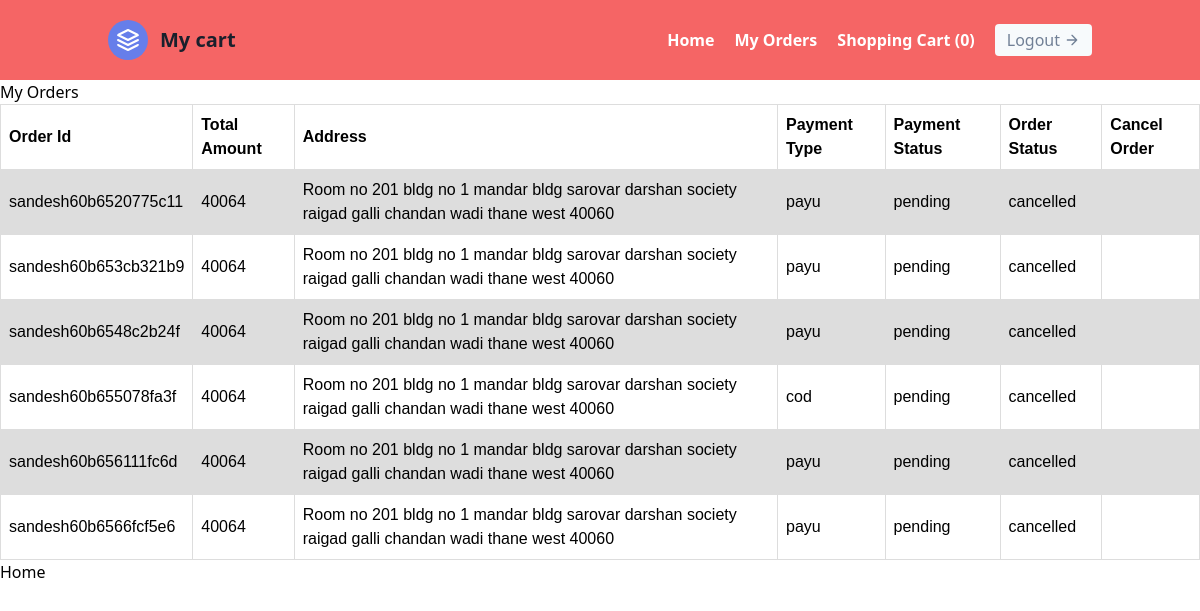
Page /public_html/myorders.php (signed in) on the committed database.
### tables this page shows
CREATE TABLE `orders` (
  `order_id` varchar(100) NOT NULL,
  `user_id` varchar(20) NOT NULL,
  `total_amount` float NOT NULL,
  `address` varchar(100) NOT NULL,
  `payment_type` varchar(20) NOT NULL,
  `payment_status` varchar(20) NOT NULL DEFAULT 'pending',
  `order_status` varchar(20) NOT NULL DEFAULT 'pending',
  `txnid` varchar(100) NOT NULL,
  `mihpayid` varchar(100) NOT NULL,
  `addedon` varchar(20) NOT NULL
);

### public_html/myorders.php (the view, shortened to what this page needs)
<?php
include('connection.php');
$my_orders=mysqli_query($con,"select * from orders where user_id=".$_SESSION['id']);
?>
<!DOCTYPE html>
<html>
<head>
</head>
<body>
<?php include('topnav.php'); ?>
    <h2>My Orders</h2>
    <table>
        <tr>
            <th>Order Id</th>
            <th>Total Amount</th>
            <th>Address</th>
            <th>Payment Type</th>
            <th>Payment Status</th>
            <th>Order Status</th>
            <th>Cancel Order</th>
        </tr>
        <?php while($row=mysqli_fetch_assoc($my_orders)){?>
            <tr>
                <td><?php echo $row['order_id']; ?></td>
                <td><?php echo $row['total_amount']; ?></td>
                <td><?php echo $row['address'];?></td>
                <td><?php echo $row['payment_type'];?></td>
                <td><?php echo $row['payment_status'];
                if($row['payment_status']=='pending'&&$row['payment_type']=='payu'&&$row['order_status']!='cancelled'){
                    echo '&nbsp<a href="insert.php?orderid='.$row['order_id'].'&totalamount='.$row['total_amount'].'&email='.$_SESSION['email'].'&mobile='.$_SESSION['mobile'].'">[Make Online Payment]</a>';
                }?></td>
                <td><?php echo $row['order_status'];?></td>
                <td><?php if($row['order_status']!="cancelled"){echo '<a href="?cancelorder=true&orderid=' . $row['order_id'] . '">Cancel Order</a>';}?></td>
            </tr>
        <?php };
         ?>
    </table>
    <a href="welcome.php">Home</a>
</body>
</html>

### public_html/topnav.php (shortened to what this page needs)
<?php
$in_cart_porducts=mysqli_query($con,"select * from incart where user_id=".$_SESSION['id']);
$count = mysqli_num_rows($in_cart_porducts);
?>
<!DOCTYPE html>
<html lang="en">
<head>
    <link href="https://unpkg.com/tailwindcss@^1.0/dist/tailwind.min.css" rel="stylesheet">
</head>
<body>
    <header class="text-gray-600 body-font bg-red-500">
      <div class="container mx-auto flex flex-wrap p-5 flex-col md:flex-row items-center">
        <a class="flex title-font font-medium items-center text-gray-900 mb-4 md:mb-0">
          <svg xmlns="http://www.w3.org/2000/svg" fill="none" stroke="currentColor" stroke-linecap="round" stroke-linejoin="round" stroke-width="2" class="w-10 h-10 text-white p-2 bg-indigo-500 rounded-full" viewBox="0 0 24 24">
            <path d="M12 2L2 7l10 5 10-5-10-5zM2 17l10 5 10-5M2 12l10 5 10-5"></path>
          </svg>
          <span class="ml-3 text-xl font-extrabold" onclick="openNav()">My cart</span>
        </a>
        <nav class="md:ml-auto flex flex-wrap items-center text-base justify-center">
          <a class="mr-5 hover:text-gray-900 text-white font-extrabold " href="welcome.php">Home</a>
          <a class="mr-5 hover:text-gray-900 text-white font-extrabold " href="myorders.php">My Orders</a>
          <a class="mr-5 hover:text-gray-900 text-white font-extrabold " href="cart.php">Shopping Cart (<span><?php
                                                                                                                            echo $count;
                                                                                                                            ?>)</span></a>
        </nav>
        <?php
        echo '<h3><a href="?logout=1">
      <button class="inline-flex items-center bg-gray-100 border-0 py-1 px-3 focus:outline-none hover:bg-gray-200 rounded text-base mt-4 md:mt-0">Logout
        <svg fill="none" stroke="currentColor" stroke-linecap="round" stroke-linejoin="round" stroke-width="2" class="w-4 h-4 ml-1" viewBox="0 0 24 24">
          <path d="M5 12h14M12 5l7 7-7 7"></path>
        </svg>
      </button>
      </a></h3>';
        ?>
      </div>
    </header>
</body>
</html>

### public_html/myorders.php (style rules this page uses)
table { font-family: arial, sans-serif; border-collapse: collapse; width: 100%; }
td, th { border: 1px solid #dddddd; text-align: left; padding: 8px; }
tr:nth-child(even) { background-color: #dddddd; }

### rows in the picture
orders: order_id "sandesh60b6520775c11", total_amount "40064", address "Room no 201 bldg no 1 mandar bldg sarovar darshan society raigad galli chandan wadi thane west 40060", payment_type "payu", payment_status "pending", order_status "cancelled"
orders: order_id "sandesh60b653cb321b9", total_amount "40064", address "Room no 201 bldg no 1 mandar bldg sarovar darshan society raigad galli chandan wadi thane west 40060", payment_type "payu", payment_status "pending", order_status "cancelled"
orders: order_id "sandesh60b6548c2b24f", total_amount "40064", address "Room no 201 bldg no 1 mandar bldg sarovar darshan society raigad galli chandan wadi thane west 40060", payment_type "payu", payment_status "pending", order_status "cancelled"
orders: order_id "sandesh60b655078fa3f", total_amount "40064", address "Room no 201 bldg no 1 mandar bldg sarovar darshan society raigad galli chandan wadi thane west 40060", payment_type "cod", payment_status "pending", order_status "cancelled"
orders: order_id "sandesh60b656111fc6d", total_amount "40064", address "Room no 201 bldg no 1 mandar bldg sarovar darshan society raigad galli chandan wadi thane west 40060", payment_type "payu", payment_status "pending", order_status "cancelled"
orders: order_id "sandesh60b6566fcf5e6", total_amount "40064", address "Room no 201 bldg no 1 mandar bldg sarovar darshan society raigad galli chandan wadi thane west 40060", payment_type "payu", payment_status "pending", order_status "cancelled"

### other values in the picture
$count "0"
